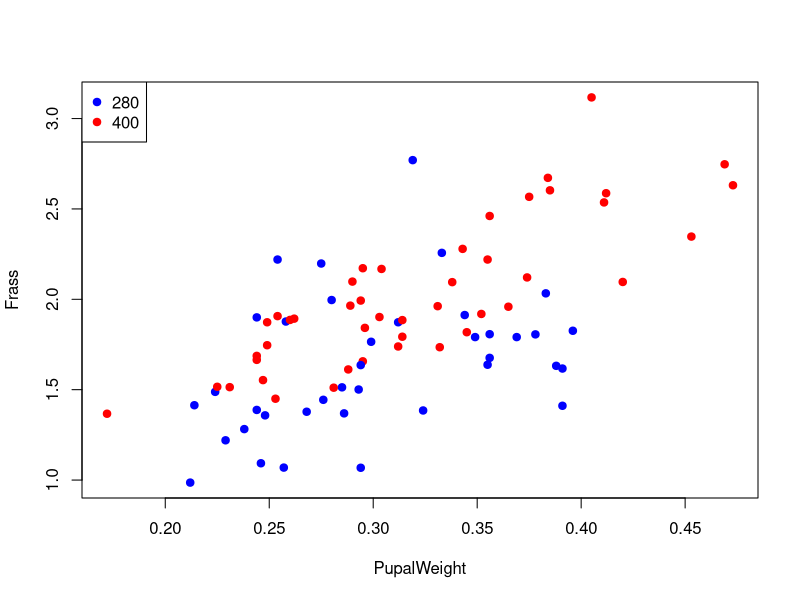

R code for this plot:
pupae<- read.csv("pupae.csv")
pupae$CO2_treatment <- as.factor(pupae$CO2_treatment)
levels(pupae$CO2_treatment)
# Set colours for plotting The first colour will correspond to the first
# level of CO2_treatment, and so on.
palette(c("blue", "red"))
plot(Frass ~ PupalWeight, col = CO2_treatment, data = pupae, pch = 19)
legend("topleft", levels(pupae$CO2_treatment), col = palette(), pch = 19)
